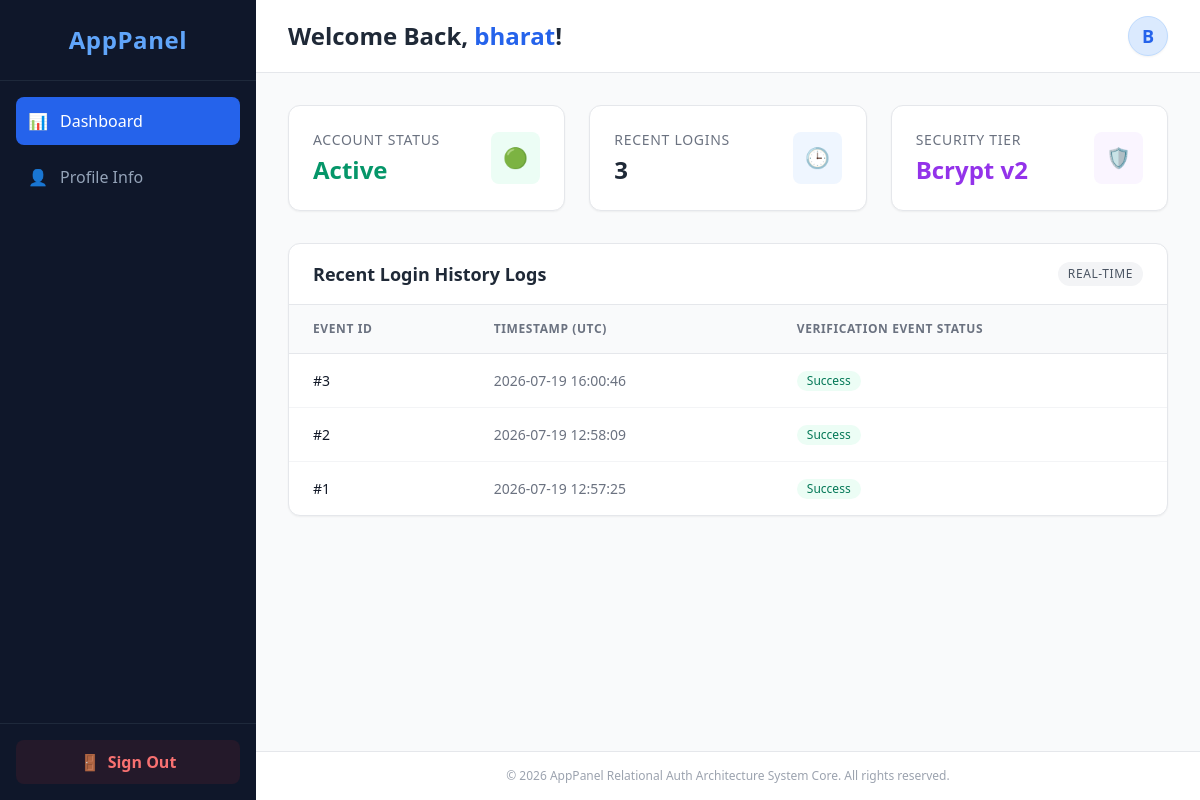
/dashboard (signed in), run on an earlier commit of the app's database.
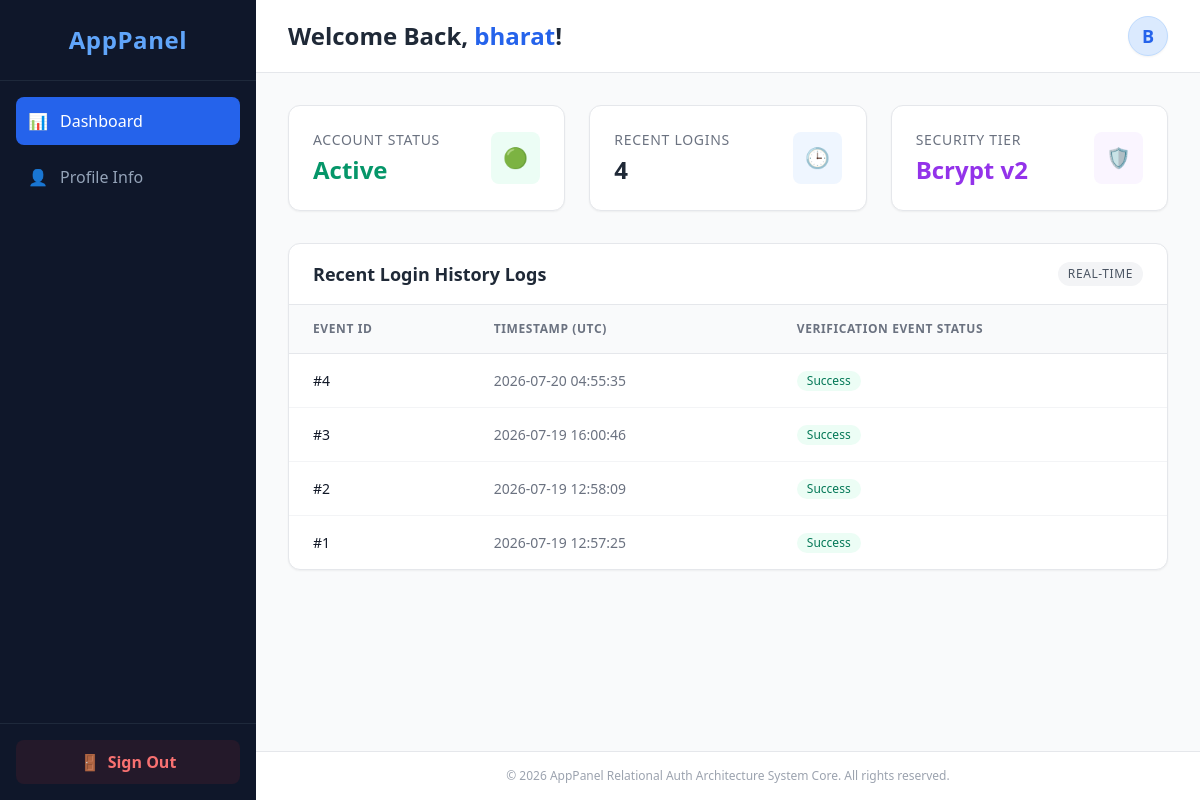
And on a later commit of the database.
### auth/app.py (models this page shows, shortened)
class Login(db.Model):
    __tablename__ = 'login_history'
    id = db.Column(db.Integer, primary_key=True, autoincrement=True)
    user_id = db.Column(db.Integer, db.ForeignKey('alluser.id', ondelete='CASCADE'), nullable=False)
    login_time = db.Column(db.DateTime, default=lambda: datetime.now(timezone.utc), nullable=False)
    status = db.Column(db.String(50), default='Success', nullable=False)

### auth/app.py (the view)
@app.route('/dashboard', methods=['GET'])
def dashboard():
    user_id = session.get('user_id')
    username = session.get('username')
    if not username:
        logging.warning(f"Unauthorized intrusion blocked at protected path '/dashboard' from network host source: {request.remote_addr}")
        return redirect('/login')
    logging.debug(f"Pulling transactional audit logs for authorized profile session: '{username}'.")
    user_logs = Login.query.filter_by(user_id=user_id).order_by(Login.login_time.desc()).all()
    return render_template('dashboard.html', username=username, logs=user_logs, total_logins=len(user_logs))

### auth/templates/dashboard.html (shortened to what this page needs)
<!DOCTYPE html>
<html lang="en">
<head>
    <script src="https://cdn.tailwindcss.com"></script>
</head>
<body class="bg-gray-50 font-sans min-h-screen flex">
    <aside class="w-64 bg-slate-900 text-slate-100 flex flex-col justify-between hidden md:flex">
        <div>
            <div class="p-6 border-b border-slate-800 text-center">
                <h2 class="text-2xl font-bold tracking-wide text-blue-400">AppPanel</h2>
            </div>
            <nav class="p-4 space-y-2">
                <a href="/dashboard" class="flex items-center space-x-3 bg-blue-600 text-white p-3 rounded-lg font-medium transition duration-200">
                    <span>📊</span> <span>Dashboard</span>
                </a>
                <a href="/users" class="flex items-center space-x-3 text-slate-400 hover:bg-slate-800 hover:text-slate-100 p-3 rounded-lg font-medium transition duration-200">
                    <span>👤</span> <span>Profile Info</span>
                </a>
            </nav>
        </div>
        <div class="p-4 border-t border-slate-800">
            <a href="/logout" class="flex items-center justify-center space-x-2 w-full bg-red-600/10 hover:bg-red-600 hover:text-white text-red-400 font-semibold p-2.5 rounded-lg transition duration-200">
                <span>🚪</span> <span>Sign Out</span>
            </a>
        </div>
    </aside>
    <main class="flex-1 flex flex-col min-h-screen">
        <header class="bg-white border-b border-gray-200 px-8 py-4 flex justify-between items-center">
            <h1 class="text-2xl font-bold text-gray-800">Welcome Back, <span class="text-blue-600">{{ username }}</span>!</h1>
            <div class="flex items-center space-x-3">
                <div class="w-10 h-10 rounded-full bg-blue-100 border border-blue-200 text-blue-600 flex items-center justify-center font-bold uppercase text-lg shadow-sm">
                    {{ username[0] if username else 'U' }}
                </div>
            </div>
        </header>
        <section class="p-8 space-y-8 flex-1">
            <div class="grid grid-cols-1 md:grid-cols-3 gap-6">
                <div class="bg-white border border-gray-200 rounded-xl p-6 shadow-sm flex items-center justify-between">
                    <div>
                        <p class="text-sm font-medium text-gray-500 uppercase tracking-wider">Account Status</p>
                        <h3 class="text-2xl font-bold text-emerald-600 mt-1">Active</h3>
                    </div>
                    <div class="p-3 bg-emerald-50 text-emerald-600 rounded-lg text-xl">🟢</div>
                </div>
                <div class="bg-white border border-gray-200 rounded-xl p-6 shadow-sm flex items-center justify-between">
                    <div>
                        <p class="text-sm font-medium text-gray-500 uppercase tracking-wider">Recent Logins</p>
                        <h3 class="text-2xl font-bold text-gray-800 mt-1">{{ total_logins if total_logins else '1' }}</h3>
                    </div>
                    <div class="p-3 bg-blue-50 text-blue-600 rounded-lg text-xl">🕒</div>
                </div>
                <div class="bg-white border border-gray-200 rounded-xl p-6 shadow-sm flex items-center justify-between">
                    <div>
                        <p class="text-sm font-medium text-gray-500 uppercase tracking-wider">Security Tier</p>
                        <h3 class="text-2xl font-bold text-purple-600 mt-1">Bcrypt v2</h3>
                    </div>
                    <div class="p-3 bg-purple-50 text-purple-600 rounded-lg text-xl">🛡️</div>
                </div>
            </div>
            <div class="bg-white border border-gray-200 rounded-xl shadow-sm overflow-hidden">
                <div class="px-6 py-4 border-b border-gray-200 flex justify-between items-center">
                    <h2 class="text-lg font-bold text-gray-800">Recent Login History Logs</h2>
                    <span class="text-xs bg-gray-100 text-gray-600 px-2.5 py-1 rounded-full font-medium uppercase tracking-wider">Real-Time</span>
                </div>
                <div class="overflow-x-auto">
                    <table class="w-full text-left border-collapse">
                        <thead>
                            <tr class="bg-gray-50 text-gray-500 font-semibold text-xs uppercase tracking-wider border-b border-gray-200">
                                <th class="px-6 py-4">Event ID</th>
                                <th class="px-6 py-4">Timestamp (UTC)</th>
                                <th class="px-6 py-4">Verification Event Status</th>
                            </tr>
                        </thead>
                        <tbody class="divide-y divide-gray-100 text-sm text-gray-700">
                            {% if logs %}
                                {% for log in logs %}
                                <tr class="hover:bg-gray-50/50 transition">
                                    <td class="px-6 py-4 font-medium text-gray-900">#{{ log.id }}</td>
                                    <td class="px-6 py-4 text-gray-500">{{ log.login_time.strftime('%Y-%m-%d %H:%M:%S') }}</td>
                                    <td class="px-6 py-4">
                                        <span class="inline-flex items-center px-2.5 py-0.5 rounded-full text-xs font-medium {{ 'bg-emerald-50 text-emerald-700' if log.status == 'Success' else 'bg-red-50 text-red-700' }}">
                                            {{ log.status }}
                                        </span>
                                    </td>
                                </tr>
                                {% endfor %}
                            {% endif %}
                        </tbody>
                    </table>
                </div>
            </div>
        </section>
        <footer class="bg-white border-t border-gray-200 px-8 py-4 text-center text-xs text-gray-400 font-medium">
            &copy; 2026 AppPanel Relational Auth Architecture System Core. All rights reserved.
        </footer>
    </main>
</body>
</html>

What changed in the data, as far as the page shows it:
added Login: id "4", login_time "2026-07-20 04:55:35", status "Success"
Also different on the page:
{{ total_logins if total_logins else '1' }}: "3" → "4"
